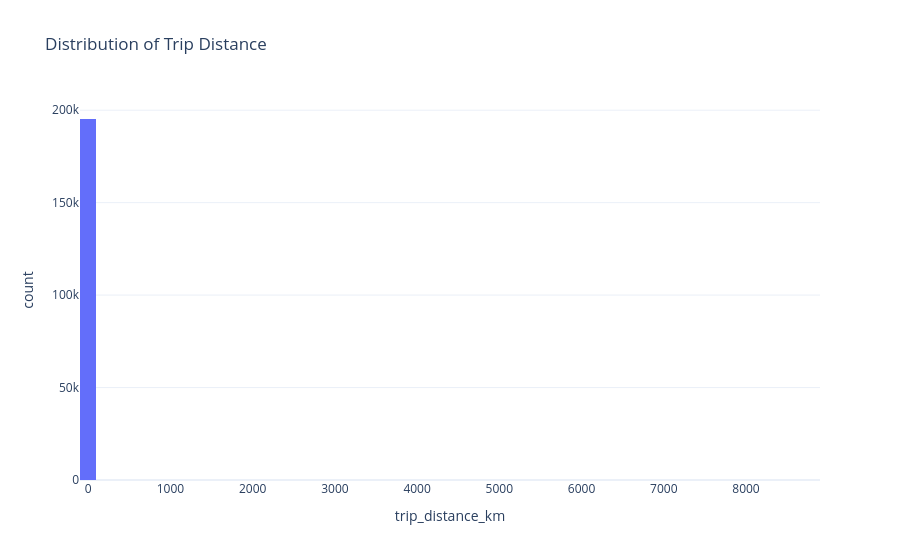

This figure's notebook cell:
### Code cell
import plotly.express as px
fig = px.histogram(
    df,
    x="trip_distance_km",
    nbins=60,
    title="Distribution of Trip Distance",
    template="plotly_white"
)
fig.show()

### Figure 1 — Plotly figure (JSON) as saved in the notebook; plotly's stock layout.template omitted (floating-point values rounded to 4 significant figures; data arrays with more than 128 entries replaced by an {"elided": "..."} marker saying what was removed)
{"data": [{"bingroup": "x", "hovertemplate": "trip_distance_km=%{x}<br>count=%{y}<extra></extra>", "legendgroup": "", "marker": {"color": "#636efa", "pattern": {"shape": ""}}, "name": "", "nbinsx": 60, "orientation": "v", "showlegend": false, "type": "histogram", "x": {"elided": "195333 float values"}, "xaxis": "x", "yaxis": "y"}], "layout": {"barmode": "relative", "legend": {"tracegroupgap": 0}, "title": {"text": "Distribution of Trip Distance"}, "xaxis": {"anchor": "y", "domain": [0, 1], "title": {"text": "trip_distance_km"}}, "yaxis": {"anchor": "x", "domain": [0, 1], "title": {"text": "count"}}}}
